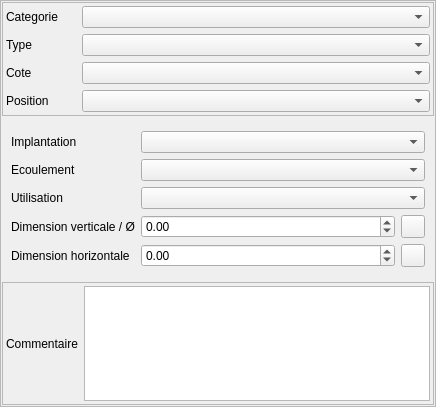
<?xml version="1.0" encoding="UTF-8"?>
<ui version="4.0">
 <class>Form</class>
 <widget class="QWidget" name="Form">
  <property name="geometry">
   <rect>
    <x>0</x>
    <y>0</y>
    <width>436</width>
    <height>407</height>
   </rect>
  </property>
  <property name="windowTitle">
   <string>Form</string>
  </property>
  <layout class="QVBoxLayout" name="verticalLayout_2">
   <property name="margin">
    <number>0</number>
   </property>
   <item>
    <widget class="QFrame" name="frame_2">
     <property name="frameShape">
      <enum>QFrame::StyledPanel</enum>
     </property>
     <property name="frameShadow">
      <enum>QFrame::Raised</enum>
     </property>
     <layout class="QVBoxLayout" name="verticalLayout">
      <property name="margin">
       <number>1</number>
      </property>
      <item>
       <widget class="QFrame" name="frame">
        <property name="frameShape">
         <enum>QFrame::StyledPanel</enum>
        </property>
        <property name="frameShadow">
         <enum>QFrame::Raised</enum>
        </property>
        <layout class="QGridLayout" name="gridLayout_3" columnstretch="1,5">
         <property name="margin">
          <number>3</number>
         </property>
         <item row="1" column="1">
          <widget class="QComboBox" name="comboBox_type"/>
         </item>
         <item row="0" column="1">
          <widget class="QComboBox" name="comboBox_cat"/>
         </item>
         <item row="2" column="0">
          <widget class="QLabel" name="label">
           <property name="text">
            <string>Cote</string>
           </property>
          </widget>
         </item>
         <item row="2" column="1">
          <widget class="QComboBox" name="comboBox_cote"/>
         </item>
         <item row="1" column="0">
          <widget class="QLabel" name="label_3">
           <property name="text">
            <string>Type</string>
           </property>
          </widget>
         </item>
         <item row="0" column="0">
          <widget class="QLabel" name="label_11">
           <property name="text">
            <string>Categorie</string>
           </property>
          </widget>
         </item>
         <item row="3" column="0">
          <widget class="QLabel" name="label_12">
           <property name="text">
            <string>Position</string>
           </property>
          </widget>
         </item>
         <item row="3" column="1">
          <widget class="QComboBox" name="comboBox_position"/>
         </item>
        </layout>
       </widget>
      </item>
      <item>
       <widget class="QStackedWidget" name="stackedWidget">
        <property name="currentIndex">
         <number>0</number>
        </property>
        <widget class="QWidget" name="page">
         <layout class="QGridLayout" name="gridLayout" columnstretch="1,5,0">
          <item row="0" column="0">
           <widget class="QLabel" name="label_4">
            <property name="text">
             <string>Implantation</string>
            </property>
           </widget>
          </item>
          <item row="2" column="0">
           <widget class="QLabel" name="label_6">
            <property name="text">
             <string>Utilisation</string>
            </property>
           </widget>
          </item>
          <item row="4" column="1">
           <widget class="QDoubleSpinBox" name="doubleSpinBox_dimhoriz">
            <property name="minimum">
             <double>-1.000000000000000</double>
            </property>
           </widget>
          </item>
          <item row="1" column="0">
           <widget class="QLabel" name="label_5">
            <property name="text">
             <string>Ecoulement</string>
            </property>
           </widget>
          </item>
          <item row="3" column="1">
           <widget class="QDoubleSpinBox" name="doubleSpinBox_dimvert">
            <property name="minimum">
             <double>-1.000000000000000</double>
            </property>
           </widget>
          </item>
          <item row="4" column="0">
           <widget class="QLabel" name="label_8">
            <property name="text">
             <string>Dimension horizontale</string>
            </property>
           </widget>
          </item>
          <item row="3" column="0">
           <widget class="QLabel" name="label_7">
            <property name="text">
             <string>Dimension verticale / Ø</string>
            </property>
           </widget>
          </item>
          <item row="3" column="2">
           <widget class="QToolButton" name="toolButton_calch">
            <property name="text">
             <string/>
            </property>
            <property name="icon">
             <iconset resource="../../resources.qrc">
              <normaloff>:/plugins/Lamia/icons/numpad.png</normaloff>:/plugins/Lamia/icons/numpad.png</iconset>
            </property>
           </widget>
          </item>
          <item row="4" column="2">
           <widget class="QToolButton" name="toolButton__calcv">
            <property name="text">
             <string/>
            </property>
            <property name="icon">
             <iconset resource="../../resources.qrc">
              <normaloff>:/plugins/Lamia/icons/numpad.png</normaloff>:/plugins/Lamia/icons/numpad.png</iconset>
            </property>
           </widget>
          </item>
          <item row="0" column="1" colspan="2">
           <widget class="QComboBox" name="comboBox_implantation"/>
          </item>
          <item row="1" column="1" colspan="2">
           <widget class="QComboBox" name="comboBox_ecoulement"/>
          </item>
          <item row="2" column="1" colspan="2">
           <widget class="QComboBox" name="comboBox_utilisation"/>
          </item>
         </layout>
        </widget>
        <widget class="QWidget" name="page_2">
         <layout class="QFormLayout" name="formLayout_2">
          <property name="fieldGrowthPolicy">
           <enum>QFormLayout::AllNonFixedFieldsGrow</enum>
          </property>
          <item row="4" column="0">
           <widget class="QLabel" name="label_14">
            <property name="text">
             <string>Securité</string>
            </property>
           </widget>
          </item>
          <item row="4" column="1">
           <widget class="QComboBox" name="comboBox_securite"/>
          </item>
         </layout>
        </widget>
       </widget>
      </item>
      <item>
       <widget class="QFrame" name="frame_3">
        <property name="frameShape">
         <enum>QFrame::StyledPanel</enum>
        </property>
        <property name="frameShadow">
         <enum>QFrame::Raised</enum>
        </property>
        <layout class="QGridLayout" name="gridLayout_4">
         <property name="margin">
          <number>3</number>
         </property>
         <item row="0" column="0">
          <widget class="QLabel" name="label_9">
           <property name="text">
            <string>Commentaire</string>
           </property>
          </widget>
         </item>
         <item row="0" column="1">
          <widget class="QTextBrowser" name="textBrowser_comm">
           <property name="readOnly">
            <bool>false</bool>
           </property>
          </widget>
         </item>
        </layout>
       </widget>
      </item>
      <item>
       <spacer name="verticalSpacer">
        <property name="orientation">
         <enum>Qt::Vertical</enum>
        </property>
        <property name="sizeHint" stdset="0">
         <size>
          <width>20</width>
          <height>40</height>
         </size>
        </property>
       </spacer>
      </item>
     </layout>
    </widget>
   </item>
  </layout>
 </widget>
 <resources>
 </resources>
 <connections/>
</ui>
